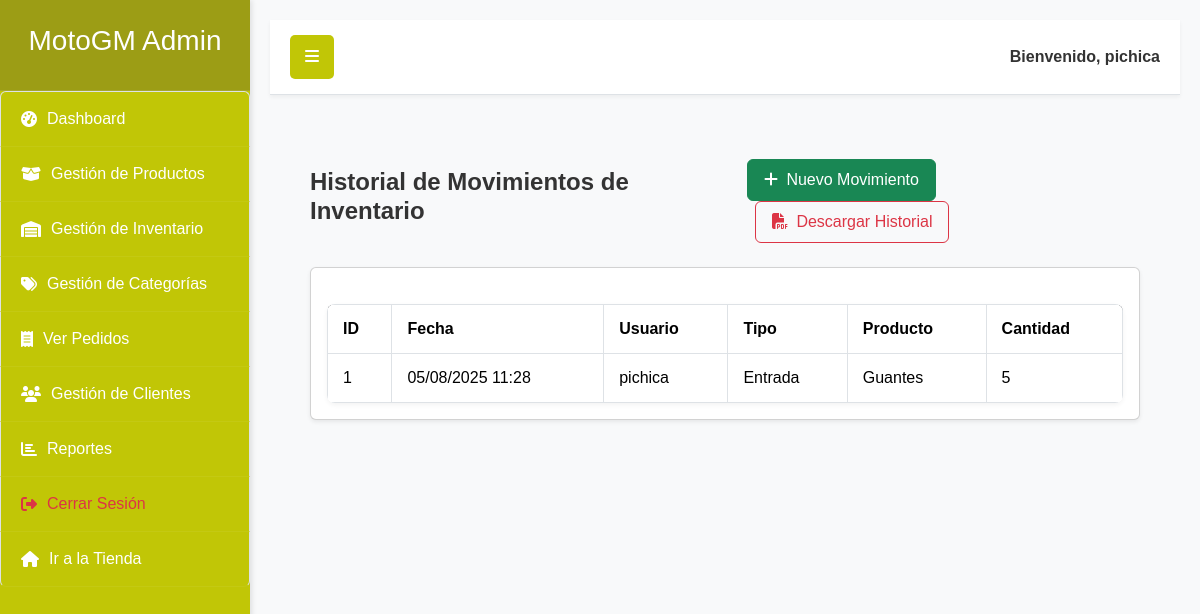
The app's page /dashboard_admin/inventario/ (signed in), older data.
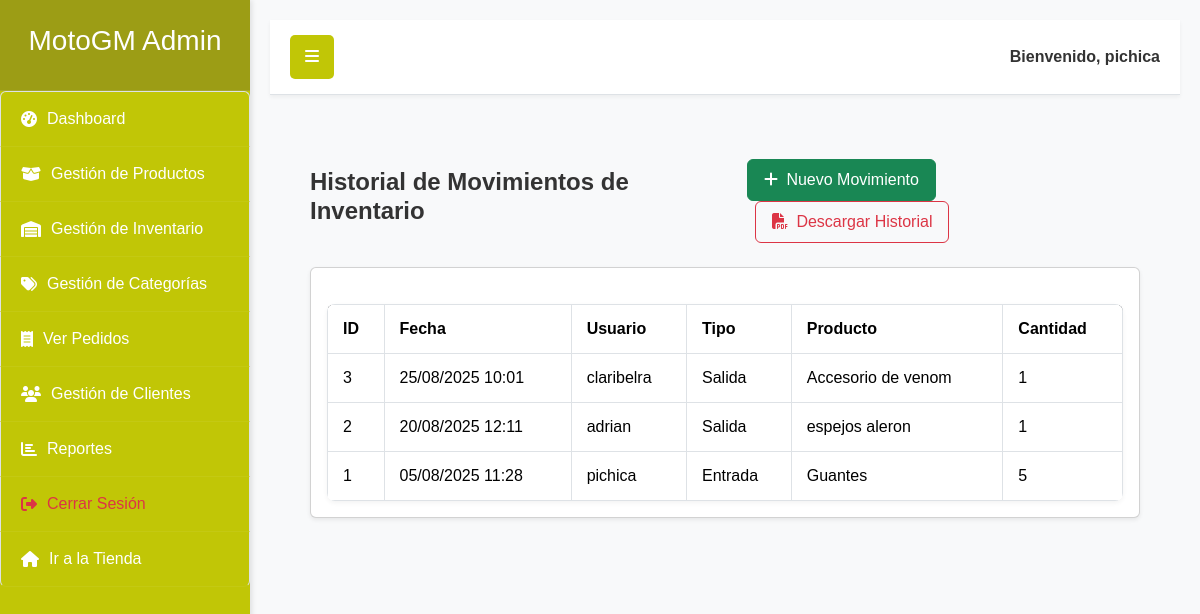
The same page, newer data.
### inventario/models.py (models this page shows, shortened)
class MovimientoInventario(models.Model):
    TIPO_MOVIMIENTO_CHOICES = [
        ('Entrada', 'Entrada'),
        ('Salida', 'Salida'),
    ]
    MOTIVO_CHOICES = [
        ('Compra a proveedor', 'Compra a proveedor'),
        ('Novedad (daño, pérdida)', 'Novedad (daño, pérdida)'),
        ('Venta', 'Venta'),
        ('Devolución', 'Devolución'),
    ]
    producto = models.ForeignKey(Producto, on_delete=models.PROTECT)
    tipo_movimiento = models.CharField(max_length=10, choices=TIPO_MOVIMIENTO_CHOICES)
    motivo = models.CharField(max_length=50, choices=MOTIVO_CHOICES)
    cantidad = models.IntegerField()
    fecha_movimiento = models.DateTimeField(auto_now_add=True)
    descripcion = models.TextField(blank=True, null=True, help_text="Detalles adicionales del movimiento")
    usuario = models.ForeignKey(settings.AUTH_USER_MODEL, on_delete=models.SET_NULL, null=True)
    class Meta:
        verbose_name = "Movimiento de Inventario"
        verbose_name_plural = "Movimientos de Inventario"
        ordering = ['-fecha_movimiento']

### productos/models.py (models this page shows)
class Producto(models.Model):
    nombre = models.CharField(max_length=200)
    descripcion = models.TextField()
    precio = models.DecimalField(max_digits=12, decimal_places=0, verbose_name="Precio (COP)")
    imagen = models.ImageField(upload_to='productos/', null=True, blank=True) # Las imágenes se guardarán en media/productos/
    stock = models.IntegerField(default=0)
    disponible = models.BooleanField(default=True)
    fecha_creacion = models.DateTimeField(auto_now_add=True)
    ultima_actualizacion = models.DateTimeField(auto_now=True)
    categoria = models.ForeignKey(Categoria, on_delete=models.SET_NULL, null=True, blank=True, related_name='productos')
    def __str__(self):
        return self.nombre
    class Meta:
        ordering = ['nombre'] # Ordena los productos por nombre por defecto

### inventario/views.py (the view)
# urls.py: path('', views.historial_movimientos, name='historial_movimientos'),
@login_required
@user_passes_test(is_admin)
def historial_movimientos(request):
    movimientos_list = MovimientoInventario.objects.all()
    paginator = Paginator(movimientos_list, 10)
    page_number = request.GET.get('page')
    page_obj = paginator.get_page(page_number)
    context = {
        'page_obj': page_obj
    }
    return render(request, 'inventario/historial_movimientos.html', context)

### inventario/views.py (called while the page is built)
def is_admin(user):
    return user.is_staff

### productos/context_processors.py (called while the page is built)
def cart_item_count(request):
    cart_count = 0
    if request.user.is_authenticated:
        cart_count = CarritoItem.objects.filter(usuario=request.user).count() # o .aggregate(Sum('cantidad'))['cantidad__sum'] si quieres sumar las cantidades
    return {'cart_count': cart_count}

### inventario/templates/inventario/historial_movimientos.html (shortened to what this page needs)
{% extends 'dashboard_admin/dashboard_base.html' %}
{% load static %}
{% block dashboard_content %}
<div class="container-fluid-custom py-4">
    <div class="d-flex justify-content-between align-items-center mb-4">
        <h2 class="content-subtitle">Historial de Movimientos de Inventario</h2>
        <div>
            <a href="{% url 'inventario:crear_movimiento' %}" class="btn btn-success">
                <i class="fas fa-plus me-1"></i> Nuevo Movimiento
            </a>
            <a href="{% url 'inventario:descargar_historial_pdf' %}" class="btn btn-outline-danger ms-2">
                <i class="fas fa-file-pdf me-1"></i> Descargar Historial
            </a>
        </div>
    </div>
    <div class="card shadow-sm mb-4">
        <div class="card-body">
            <div class="table-responsive">
                <table class="table table-bordered">
                    <thead>
                        <tr>
                            <th>ID</th>
                            <th>Fecha</th>
                            <th>Usuario</th>
                            <th>Tipo</th>
                            <th>Producto</th>
                            <th>Cantidad</th>
                        </tr>
                    </thead>
                    <tbody>
                        {% for movimiento in page_obj.object_list %}
                            <tr>
                                <td>{{ movimiento.id }}</td>
                                <td>{{ movimiento.fecha_movimiento|date:"d/m/Y H:i" }}</td>
                                <td>{{ movimiento.usuario }}</td>
                                <td>{{ movimiento.get_tipo_movimiento_display }}</td>
                                <td>{{ movimiento.producto }}</td>
                                <td>{{ movimiento.cantidad }}</td>
                            </tr>
                        {% endfor %}
                    </tbody>
                </table>
            </div>
        </div>
    </div>
</div>
{% endblock %}

Row changes from the older to the newer data that the page shows:
added MovimientoInventario: id "3", fecha_movimiento "25/08/2025 10:01", usuario "claribelra", tipo_movimiento "Salida", producto "Accesorio de venom", cantidad "1"
added MovimientoInventario: id "2", fecha_movimiento "20/08/2025 12:11", usuario "adrian", tipo_movimiento "Salida", producto "espejos aleron", cantidad "1"
